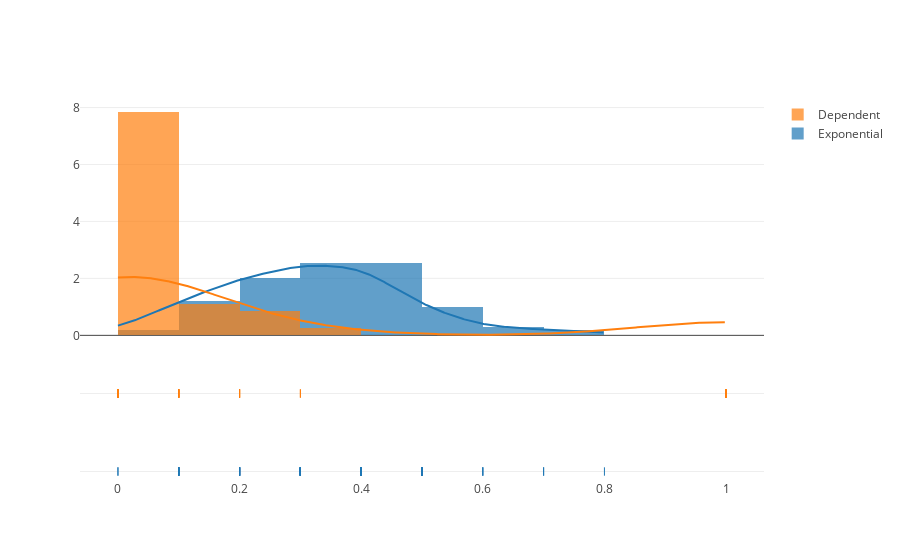

Notebook code for this chart:
### Code cell
# plotting the distribution for year 1

exp = yearly_sum_exp.iloc[0].to_list()
dep = yearly_sum_dep.iloc[0].tolist()

# Group data together
hist_data = [exp, dep]

group_labels = ['Exponential', 'Dependent']

# Create distplot with custom bin_size
fig = ff.create_distplot(hist_data, group_labels, bin_size=.1)

# Plot!
iplot(fig, filename='Distplot with Multiple Datasets')

print('Mean of the exp is {}'.format(np.mean(exp)))
print('sd of the exp is {}'.format(np.std(exp)))
print('Mean of the dep is {}'.format(np.mean(dep)))
print('sd of the dep is {}'.format(np.std(dep)))

### Figure 1 — Plotly figure (JSON) as saved in the notebook; plotly's stock layout.template omitted (floating-point values rounded to 4 significant figures; data arrays with more than 128 entries replaced by an {"elided": "..."} marker saying what was removed)
{"data": [{"autobinx": false, "histnorm": "probability density", "legendgroup": "Exponential", "marker": {"color": "rgb(31, 119, 180)"}, "name": "Exponential", "opacity": 0.7, "type": "histogram", "uid": "c260ddd7-bd1b-4a08-b03b-0d8d4f971617", "x": [0.2, 0.3, 0.2, 0.3, 0.2, 0.2, 0.2, 0.2, 0.2, 0.3, 0.5, 0.6, 0.5, 0.4, 0.4, 0.2, 0.2, 0.2, 0.3, 0.4, 0.5, 0.3, 0.1, 0.5, 0.2, 0.3, 0.3, 0.4, 0.3, 0.1, 0.4, 0.3, 0.1, 0.1, 0.3, 0.4, 0.2, 0.5, 0.3, 0.8, 0.3, 0.5, 0.4, 0.4, 0.4, 0, 0.5, 0.2, 0.4, 0.4, 0.4, 0.1, 0.3, 0.5, 0.4, 0.3, 0.2, 0.2, 0.1, 0.2, 0.6, 0.3, 0.3, 0.2, 0.4, 0.6, 0.4, 0.4, 0.3, 0.4, 0.4, 0.4, 0.7, 0.3, 0.4, 0.4, 0.5, 0.2, 0.1, 0, 0.1, 0.1, 0.1, 0.3, 0.4, 0.4, 0.3, 0.2, 0.4, 0.5, 0.3, 0.3, 0.1, 0.1, 0.3, 0.2, 0.3, 0.3, 0.4, 0.7], "xaxis": "x", "xbins": {"end": 0.8, "size": 0.1, "start": 0}, "yaxis": "y"}, {"autobinx": false, "histnorm": "probability density", "legendgroup": "Dependent", "marker": {"color": "rgb(255, 127, 14)"}, "name": "Dependent", "opacity": 0.7, "type": "histogram", "uid": "86dbf5b2-5e8c-4aa4-af51-3b05b2eb6aad", "x": [0, 1.0, 0, 0, 0, 0, 0, 0, 0, 1.0, 0, 0.2, 0, 0, 0, 0, 0, 0.2, 0, 0, 0, 0, 0, 1.0, 1.0, 0, 0, 0.1, 0.1, 0, 1.0, 0, 0.3, 1.0, 0, 0, 0, 1.0, 0, 0.3, 0, 1.0, 0, 1.0, 0, 0.1, 0.2, 0, 0, 0.2, 0, 1.0, 0, 0, 0, 0, 0, 0, 0, 0.1, 0.2, 0, 0, 0, 0, 0, 1.0, 0, 0, 0, 0, 0, 0, 0, 1.0, 0, 1.0, 0, 0, 1.0, 0, 1.0, 0, 0.2, 0, 0.1, 0.2, 0, 0, 0.1, 0.1, 0, 0.1, 1.0, 0, 0, 1.0, 0, 0.1, 0], "xaxis": "x", "xbins": {"end": 1.0, "size": 0.1, "start": 0}, "yaxis": "y"}, {"legendgroup": "Exponential", "marker": {"color": "rgb(31, 119, 180)"}, "mode": "lines", "name": "Exponential", "showlegend": false, "type": "scatter", "uid": "052b77b1-8c79-4022-8701-72ff2014297d", "x": {"elided": "500 float values"}, "xaxis": "x", "y": {"elided": "500 float values"}, "yaxis": "y"}, {"legendgroup": "Dependent", "marker": {"color": "rgb(255, 127, 14)"}, "mode": "lines", "name": "Dependent", "showlegend": false, "type": "scatter", "uid": "434b67e2-f179-44c0-b357-66e17a20200b", "x": {"elided": "500 float values"}, "xaxis": "x", "y": {"elided": "500 float values"}, "yaxis": "y"}, {"legendgroup": "Exponential", "marker": {"color": "rgb(31, 119, 180)", "symbol": "line-ns-open"}, "mode": "markers", "name": "Exponential", "showlegend": false, "type": "scatter", "uid": "045fc62b-ad34-473f-ba74-37cc5f83d539", "x": [0.2, 0.3, 0.2, 0.3, 0.2, 0.2, 0.2, 0.2, 0.2, 0.3, 0.5, 0.6, 0.5, 0.4, 0.4, 0.2, 0.2, 0.2, 0.3, 0.4, 0.5, 0.3, 0.1, 0.5, 0.2, 0.3, 0.3, 0.4, 0.3, 0.1, 0.4, 0.3, 0.1, 0.1, 0.3, 0.4, 0.2, 0.5, 0.3, 0.8, 0.3, 0.5, 0.4, 0.4, 0.4, 0, 0.5, 0.2, 0.4, 0.4, 0.4, 0.1, 0.3, 0.5, 0.4, 0.3, 0.2, 0.2, 0.1, 0.2, 0.6, 0.3, 0.3, 0.2, 0.4, 0.6, 0.4, 0.4, 0.3, 0.4, 0.4, 0.4, 0.7, 0.3, 0.4, 0.4, 0.5, 0.2, 0.1, 0, 0.1, 0.1, 0.1, 0.3, 0.4, 0.4, 0.3, 0.2, 0.4, 0.5, 0.3, 0.3, 0.1, 0.1, 0.3, 0.2, 0.3, 0.3, 0.4, 0.7], "xaxis": "x", "y": ["Exponential", "Exponential", "Exponential", "Exponential", "Exponential", "Exponential", "Exponential", "Exponential", "Exponential", "Exponential", "Exponential", "Exponential", "Exponential", "Exponential", "Exponential", "Exponential", "Exponential", "Exponential", "Exponential", "Exponential", "Exponential", "Exponential", "Exponential", "Exponential", "Exponential", "Exponential", "Exponential", "Exponential", "Exponential", "Exponential", "Exponential", "Exponential", "Exponential", "Exponential", "Exponential", "Exponential", "Exponential", "Exponential", "Exponential", "Exponential", "Exponential", "Exponential", "Exponential", "Exponential", "Exponential", "Exponential", "Exponential", "Exponential", "Exponential", "Exponential", "Exponential", "Exponential", "Exponential", "Exponential", "Exponential", "Exponential", "Exponential", "Exponential", "Exponential", "Exponential", "Exponential", "Exponential", "Exponential", "Exponential", "Exponential", "Exponential", "Exponential", "Exponential", "Exponential", "Exponential", "Exponential", "Exponential", "Exponential", "Exponential", "Exponential", "Exponential", "Exponential", "Exponential", "Exponential", "Exponential", "Exponential", "Exponential", "Exponential", "Exponential", "Exponential", "Exponential", "Exponential", "Exponential", "Exponential", "Exponential", "Exponential", "Exponential", "Exponential", "Exponential", "Exponential", "Exponential", "Exponential", "Exponential", "Exponential", "Exponential"], "yaxis": "y2"}, {"legendgroup": "Dependent", "marker": {"color": "rgb(255, 127, 14)", "symbol": "line-ns-open"}, "mode": "markers", "name": "Dependent", "showlegend": false, "type": "scatter", "uid": "c1884de8-6adb-488f-af77-01938eb40db1", "x": [0, 1.0, 0, 0, 0, 0, 0, 0, 0, 1.0, 0, 0.2, 0, 0, 0, 0, 0, 0.2, 0, 0, 0, 0, 0, 1.0, 1.0, 0, 0, 0.1, 0.1, 0, 1.0, 0, 0.3, 1.0, 0, 0, 0, 1.0, 0, 0.3, 0, 1.0, 0, 1.0, 0, 0.1, 0.2, 0, 0, 0.2, 0, 1.0, 0, 0, 0, 0, 0, 0, 0, 0.1, 0.2, 0, 0, 0, 0, 0, 1.0, 0, 0, 0, 0, 0, 0, 0, 1.0, 0, 1.0, 0, 0, 1.0, 0, 1.0, 0, 0.2, 0, 0.1, 0.2, 0, 0, 0.1, 0.1, 0, 0.1, 1.0, 0, 0, 1.0, 0, 0.1, 0], "xaxis": "x", "y": ["Dependent", "Dependent", "Dependent", "Dependent", "Dependent", "Dependent", "Dependent", "Dependent", "Dependent", "Dependent", "Dependent", "Dependent", "Dependent", "Dependent", "Dependent", "Dependent", "Dependent", "Dependent", "Dependent", "Dependent", "Dependent", "Dependent", "Dependent", "Dependent", "Dependent", "Dependent", "Dependent", "Dependent", "Dependent", "Dependent", "Dependent", "Dependent", "Dependent", "Dependent", "Dependent", "Dependent", "Dependent", "Dependent", "Dependent", "Dependent", "Dependent", "Dependent", "Dependent", "Dependent", "Dependent", "Dependent", "Dependent", "Dependent", "Dependent", "Dependent", "Dependent", "Dependent", "Dependent", "Dependent", "Dependent", "Dependent", "Dependent", "Dependent", "Dependent", "Dependent", "Dependent", "Dependent", "Dependent", "Dependent", "Dependent", "Dependent", "Dependent", "Dependent", "Dependent", "Dependent", "Dependent", "Dependent", "Dependent", "Dependent", "Dependent", "Dependent", "Dependent", "Dependent", "Dependent", "Dependent", "Dependent", "Dependent", "Dependent", "Dependent", "Dependent", "Dependent", "Dependent", "Dependent", "Dependent", "Dependent", "Dependent", "Dependent", "Dependent", "Dependent", "Dependent", "Dependent", "Dependent", "Dependent", "Dependent", "Dependent"], "yaxis": "y2"}], "layout": {"barmode": "overlay", "hovermode": "closest", "legend": {"traceorder": "reversed"}, "xaxis": {"anchor": "y2", "domain": [0, 1], "zeroline": false}, "yaxis": {"anchor": "free", "domain": [0.35, 1], "position": 0}, "yaxis2": {"anchor": "x", "domain": [0, 0.25], "dtick": 1, "showticklabels": false}}}
